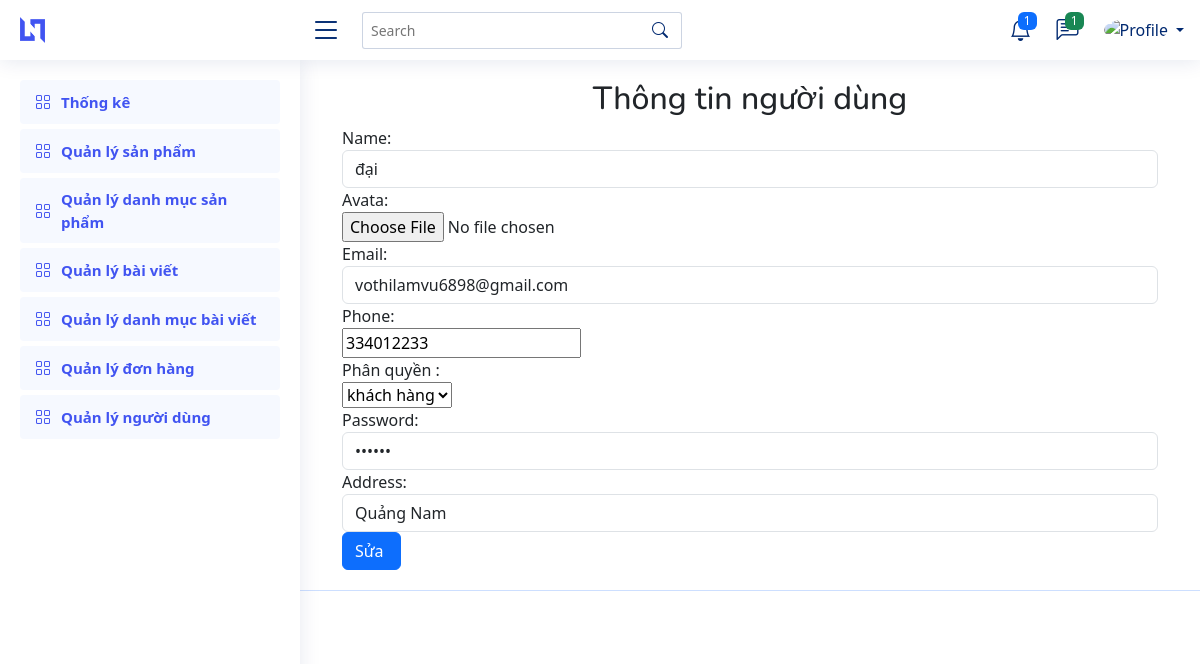
The page /Admin/index.php?quanly=nguoidung&action=trangsua&idnguoidung=11 on the database its author committed.
### tables this page shows
CREATE TABLE `nguoidung` (
  `id_nguoidung` int(200) NOT NULL,
  `tennguoidung` varchar(200) NOT NULL,
  `diachi` varchar(200) NOT NULL,
  `matkhau` varchar(200) NOT NULL,
  `sdt` int(20) NOT NULL,
  `email` varchar(200) NOT NULL,
  `ma_pq` int(11) NOT NULL,
  `hinhanh` varchar(300) NOT NULL
);

### Admin/Controllers/nd_controller.php (called while the page is built, shortened)
<?php
require_once("Model/nguoidung.php");
class Nd_controller{
    var $nd_model;
    public function __construct(){
      $this->nd_model=new Nguoidung();
    }
function trangsua(){
    $data_pq=$this->nd_model->phanquyen();
    $id1=$_GET['idnguoidung'];
    $data_nd1=$this->nd_model->timkiem($id1);
    require_once("View/index.php");
}
}

### Admin/Model/connection.php (called while the page is built, shortened)
<?php
    class connection{
        function __construct()
        {
            $severname ="localhost";
            $username ="root";
            $password ="";
            $db_name ="web_mycay";
            $this->mysqli = new mysqli($severname,$username,$password,$db_name);
        }
    }
?>

### Admin/Model/model.php (called while the page is built, shortened)
<?php
require_once("connection.php");
class Model{
    var $mysqli;
    var $table;
    var $contens;
     public function __construct(){
        $conn_model=new connection();
        $this->mysqli=$conn_model->mysqli;
     }
     function timkiem($id)
     {
         $query = "select * from $this->table where $this->contens =$id";
         return $this->mysqli->query($query)->fetch_assoc();
     }
}

### Admin/Model/nguoidung.php (called while the page is built, shortened)
<?php
require_once("model.php");
class Nguoidung extends Model{
    function phanquyen(){
        $query="SELECT * FROM phanquyen";
        require("result.php");
     return $data;
    }
}

### Admin/Model/result.php (called while the page is built)
<?php
$result = $this->mysqli->query($query);
$data = array();
while ($row = $result->fetch_assoc()) {
    $data[] = $row;
}
?>

### Admin/View/nguoidung/sua.php (the view)
<main id="main" class="main">
    <form action="?quanly=nguoidung&action=sua&idnguoidung=<?php echo $id1?>" method="post" enctype="multipart/form-data">
    <div class="container">
		<div class="panel panel-primary">
			<div class="panel-heading">
				<h2 class="text-center">Thông tin người dùng</h2>
			</div>
			<div class="panel-body">
				<div class="form-group">
				  <label for="usr">Name:</label>
				  <input required="true" type="text" class="form-control" name="ten" id="usr" value="<?php echo $data_nd1["tennguoidung"]?>">
				</div>
                <div class="form-group">
				  <label for="usr">Avata:</label><br>
                  <input type="file" value="tải xuống (15).jpg" name="hinhanh">
				</div>
				<div class="form-group">
				  <label for="email">Email:</label>
				  <input required="true" type="email" class="form-control" name="email" id="email" value="<?php echo $data_nd1["email"]?>">
				</div>
                <div class="form-group">
				  <label for="email">Phone:</label><br>
				  <input type="text" name="sdt" value="<?php echo $data_nd1["sdt"]?>" required>
				</div>
                <div class="form-group">
				  <label for="email">Phân quyền :</label><br>
                  <select name="phanquyen">
	    		<?php
	    		for ($j=0; $j < count($data_pq); $j++) {
	    			if($data_pq[$j]['id']==$data_nd1['ma_pq']){
	    		?>
	    		<option selected value="<?php echo $data_pq[$j]['id'] ?>"><?php echo $data_pq[$j]['tenphanquyen'] ?></option>
	    		<?php
	    			}else{
	    		?>
	    		<option value="<?php echo $data_pq[$j]['id'] ?>"><?php echo $data_pq[$j]['tenphanquyen'] ?></option>
	    		<?php
	    			}
	    		}
	    		?>
	    	</select>
				</div>
				<div class="form-group">
				  <label for="pwd">Password:</label>
				  <input required="true" type="password" class="form-control" name="matkhau" id="pwd" value="<?php echo $data_nd1["matkhau"]?>">
				</div>
				<div class="form-group">
				  <label for="address">Address:</label>
				  <input type="text" class="form-control"  name="diachi" id="address" value="<?php echo $data_nd1["diachi"]?>">
				</div>
				<input type="submit" class="btn btn-primary" id="btn-dk" value="Sửa " required>
			</div>
		</div>
	</div>
    </form>
</main>

### Admin/Public/css/style.css (style rules this page uses)
:root { scroll-behavior: smooth; }
body { font-family: "Open Sans", sans-serif; background: #f6f9ff; color: #444444; }
h1, h2, h3, h4, h5, h6 { font-family: "Nunito", sans-serif; }
#main { margin-top: 60px; padding: 20px 30px; transition: all 0.3s; }
@media (min-width: 1200px) { #main, #footer { margin-left: 300px; } }

### rows shown on the page
nguoidung: ten "đại", email "vothilamvu6898@gmail.com", sdt "334012233", diachi "Quảng Nam"

### other values the page prints
form field phanquyen "khách hàng"
